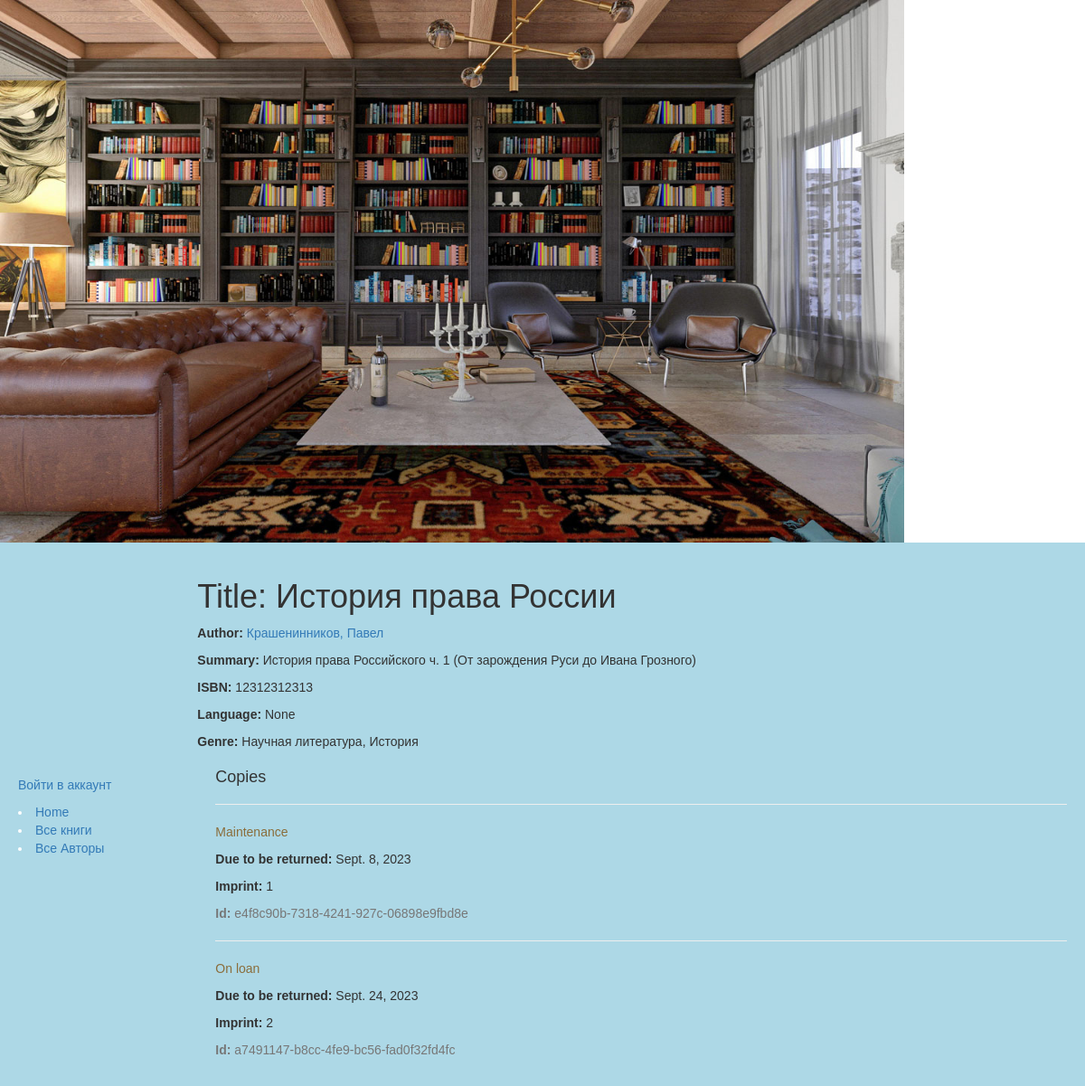
/catalog/book/1, run on the app's committed database.
### catalog/models.py (models this page shows, shortened)
class Book(models.Model):
    title = models.CharField(max_length=200)
    author = models.ForeignKey('Author', on_delete=models.SET_NULL, null=True)
    summary = models.TextField(max_length=1000, help_text="Enter a brief description of the book")
    isbn = models.CharField('ISBN',max_length=13, help_text='13 Character <a href="https://www.isbn-international.org/content/what-isbn">ISBN number</a>')
    genre = models.ManyToManyField(Genre, help_text="Select a genre for this book")
    language=models.ForeignKey("language", on_delete=models.SET_NULL, null=True)
    def display_genre(self): # НУЖНО ДЛЯ ОТОБРАЖЕНИЯ ПОЛЕЙ НА САЙТЕ
        """
        Creates a string for the Genre. This is required to display genre in Admin.
        """
        return ', '.join([genre.name for genre in self.genre.all()[:3]])
    display_genre.short_description = 'Genre'

class Author(models.Model):
        first_name = models.CharField(max_length=100)
        last_name = models.CharField(max_length=100)
        date_of_birth = models.DateField(null=True, blank=True)
        date_of_death = models.DateField('Died', null=True, blank=True)
        def __str__(self):
            return '%s, %s' % (self.last_name, self.first_name)

class Genre(models.Model):
    name = models.CharField(max_length=200, help_text="Enter a book genre (e.g. Science Fiction, French Poetry etc.)")
    def __str__(self):
        return self.name

class BookInstance(models.Model):
    id = models.UUIDField(primary_key=True, default=uuid.uuid4, help_text="Unique ID for this particular book across whole library")
    book = models.ForeignKey('Book', on_delete=models.SET_NULL, null=True)
    imprint = models.CharField(max_length=200)
    due_back = models.DateField(null=True, blank=True)
    zaemshik = models.ForeignKey(User, on_delete=models.SET_NULL, null=True, blank=True)
    LOAN_STATUS = (
        ('m', 'Maintenance'),
        ('o', 'On loan'),
        ('a', 'Available'),
        ('r', 'Reserved'),
    )
    status = models.CharField(max_length=1, choices=LOAN_STATUS, blank=True, default='m', help_text='Book availability')
    class Meta:
        ordering = ["due_back"]
        permissions = (("can_mark_returned", "Set book as returned"),)

### catalog/views.py (the view)
# urls.py: url(r'^book/(?P<pk>\d+)$', views.BookDetailView.as_view(), name='book-detail'),
class BookDetailView(generic.DetailView):
    model = Book

### catalog/templates/catalog/book_detail.html
{% extends "base_generic.html" %}
{% block content %}
  <h1>Title: {{ book.title }}</h1>
  <p><strong>Author:</strong> <a href="{% url 'author-detail' book.author.pk %}">{{ book.author }}</a></p>
  <p><strong>Summary:</strong> {{ book.summary }}</p>
  <p><strong>ISBN:</strong> {{ book.isbn }}</p>
  <p><strong>Language:</strong> {{ book.language }}</p>
  <p><strong>Genre:</strong> {% for genre in book.genre.all %} {{ genre }}{% if not forloop.last %}, {% endif %}{% endfor %}</p>
  <div style="margin-left:20px;margin-top:20px">
    <h4>Copies</h4>
    {% for copy in book.bookinstance_set.all %}
    <hr>
    <p class="{% if copy.status == 'a' %}text-success{% elif copy.status == 'd' %}text-danger{% else %}text-warning{% endif %}">{{ copy.get_status_display }}</p>
    {% if copy.status != 'a' %}<p><strong>Due to be returned:</strong> {{copy.due_back}}</p>{% endif %}
    <p><strong>Imprint:</strong> {{copy.imprint}}</p>
    <p class="text-muted"><strong>Id:</strong> {{copy.id}}</p>
    {% endfor %}
  </div>
{% endblock %}

### catalog/templates/base_generic.html (shortened to what this page needs)
<!doctype html>
<html lang="en">
  <head>
    <link
      rel="stylesheet"
      href="https://maxcdn.bootstrapcdn.com/bootstrap/3.3.7/css/bootstrap.min.css" />
    {% load static %}
    <link rel="stylesheet" href="{% static 'css/styles.css' %}" />
    {% load static %}
 <img
  src="{% static 'images/interier-biblioteki.jpg' %}"
  alt="interier-biblioteki"
  style="width:1000px;height:600px;"/>
  </head>
  <body>
    <div class="container-fluid">
      <div class="row">
        <div class="col-sm-2">
          {% block sidebar %}
            <ul class="sidebar-nav">
               <ul class="sidebar-nav">
                    {% if user.is_authenticated %}
                   <li>User: {{ user.get_username }}</li>
                    <li><a href="{% url 'my-borrowed' %}">Мои взятые книги</a></li>
                   <li><a href="{% url 'logout'%}?next={{request.path}}">Выйти из аккаунта</a></li>
                    {% else %}
                    <li><a href="{% url 'login'%}?next={{request.path}}">Войти в аккаунт</a></li>
                {% endif %}
            </ul>
                </ul>
              <li><a href="{% url 'index' %}">Home</a></li>
              <li><a href="{% url 'books' %}">Все книги</a></li>
              <li><a href="{% url 'authors' %}">Все Авторы</a></li>
          {% endblock %}
        </div>
        <div class="col-sm-10 ">{% block content %}{% endblock %}</div>
      </div>
    </div>
  </body>
</html>

### catalog/static/css/styles.css (style rules this page uses)
body { font-family: ‘Arial’, sans-serif; margin: 0; }
.container-fluid { background-color: lightblue; padding: 20px; }
.row { display: flex; align-items: center; justify-content: space-between; }
.col-sm-2 { color: white; text-decoration: none; transition: 0.3s; }
ul.sidebar-nav { list-style-type: none; padding-left: 0; margin-top: 0.5rem; }
li a { text-decoration: none; }

### data on the page
Book: title "История права России", author "Крашенинников, Павел", summary "История права Российского ч. 1 (От зарождения Руси до Ивана Грозного)", isbn "12312312313", language "None"
Genre: name "Научная литература"
Genre: name "История"
BookInstance: status "Maintenance", due_back "Sept. 8, 2023", imprint "1", id "e4f8c90b-7318-4241-927c-06898e9fbd8e"
BookInstance: status "On loan", due_back "Sept. 24, 2023", imprint "2", id "a7491147-b8cc-4fe9-bc56-fad0f32fd4fc"
